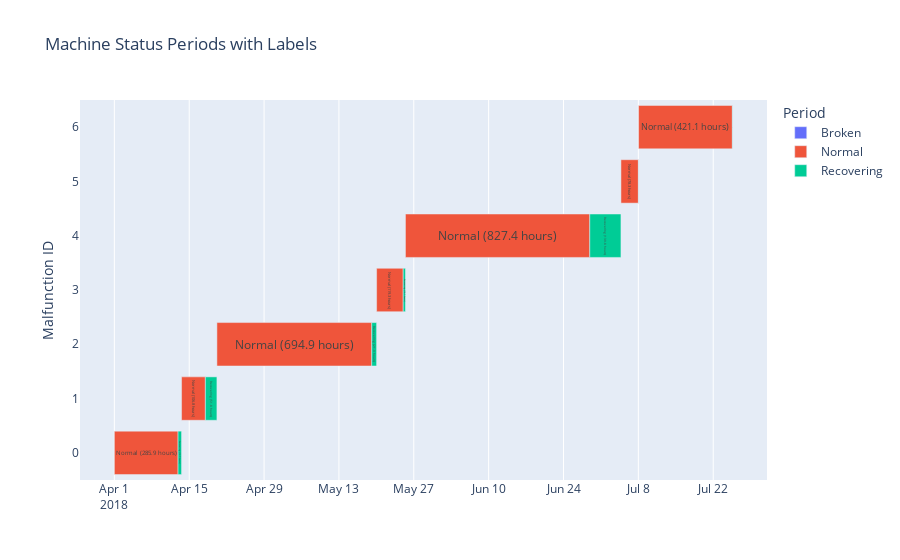

Notebook code cell kept with this figure:
### Code cell
# Melt the DataFrame to long format for plotting
melted_df = pd.melt(
    malfunction_df.reset_index(),
    id_vars=["index"],
    value_vars=[
        "Normal_Start",
        "Normal_End",
        "Broken_Start",
        "Broken_End",
        "Recovering_Start",
        "Recovering_End",
    ],
    var_name="Period",
    value_name="Timestamp",
)

# Add 'Start' and 'End' columns based on the period
melted_df["Start/End"] = melted_df["Period"].str.split("_").str[-1]
melted_df["Period"] = melted_df["Period"].str.split("_").str[0]

# Pivot back to wide format to get separate Start and End columns
final_df = melted_df.pivot(
    index=["index", "Period"], columns="Start/End", values="Timestamp"
).reset_index()
final_df["Start"] = pd.to_datetime(final_df["Start"])
final_df["End"] = pd.to_datetime(final_df["End"])

# Calculate duration for each period
final_df["Duration"] = (
    final_df["End"] - final_df["Start"]
).dt.total_seconds() / 3600  # Convert to hours

# Rename index to Malfunction for clarity
final_df.rename(columns={"index": "Malfunction"}, inplace=True)

# Add hover text with detailed labels
final_df["Label"] = final_df.apply(
    lambda row: f"{row['Period']} ({row['Duration']:.1f} hours)", axis=1
)

# Create a Gantt chart
fig = px.timeline(
    final_df,
    x_start="Start",
    x_end="End",
    y="Malfunction",
    color="Period",
    title="Machine Status Periods with Labels",
    labels={"Malfunction": "Malfunction ID"},
    text="Label",  # Add labels to the chart
)

# Improve layout
fig.update_traces(textposition="inside", insidetextanchor="middle")
fig.update_yaxes(type="category")  # Ensure the y-axis is treated as categorical

fig.show()

### Figure 1 — Plotly figure (JSON) as saved in the notebook; plotly's stock layout.template omitted (floating-point values rounded to 4 significant figures)
{"data": [{"alignmentgroup": "True", "base": ["2018-04-12T21:55:00", "2018-04-18T00:30:00", "2018-05-19T03:18:00", "2018-05-25T00:30:00", "2018-06-28T22:00:00", "2018-07-08T00:11:00", "2018-07-25T14:00:00"], "hovertemplate": "Period=Broken<br>Start=%{base}<br>End=%{x}<br>Malfunction ID=%{y}<br>Label=%{text}<extra></extra>", "insidetextanchor": "middle", "legendgroup": "Broken", "marker": {"color": "#636efa", "pattern": {"shape": ""}}, "name": "Broken", "offsetgroup": "Broken", "orientation": "h", "showlegend": true, "text": ["Broken (0.0 hours)", "Broken (0.0 hours)", "Broken (0.0 hours)", "Broken (0.0 hours)", "Broken (0.0 hours)", "Broken (0.0 hours)", "Broken (0.0 hours)"], "textposition": "inside", "type": "bar", "x": [0, 0, 0, 0, 0, 0, 0], "xaxis": "x", "y": [0, 1, 2, 3, 4, 5, 6], "yaxis": "y"}, {"alignmentgroup": "True", "base": ["2018-04-01T00:00:00", "2018-04-13T13:40:00", "2018-04-20T04:21:00", "2018-05-20T01:11:00", "2018-05-25T10:36:00", "2018-07-04T17:51:00", "2018-07-08T00:53:00"], "hovertemplate": "Period=Normal<br>Start=%{base}<br>End=%{x}<br>Malfunction ID=%{y}<br>Label=%{text}<extra></extra>", "insidetextanchor": "middle", "legendgroup": "Normal", "marker": {"color": "#EF553B", "pattern": {"shape": ""}}, "name": "Normal", "offsetgroup": "Normal", "orientation": "h", "showlegend": true, "text": ["Normal (285.9 hours)", "Normal (106.8 hours)", "Normal (694.9 hours)", "Normal (119.3 hours)", "Normal (827.4 hours)", "Normal (78.3 hours)", "Normal (421.1 hours)"], "textposition": "inside", "type": "bar", "x": [1029240000, 384540000, 2501760000, 429480000, 2978580000, 281940000, 1515960000], "xaxis": "x", "y": [0, 1, 2, 3, 4, 5, 6], "yaxis": "y"}, {"alignmentgroup": "True", "base": ["2018-04-12T21:56:00", "2018-04-18T00:31:00", "2018-05-19T03:19:00", "2018-05-25T00:31:00", "2018-06-28T22:01:00", "2018-07-08T00:12:00", "2018-07-25T14:01:00"], "hovertemplate": "Period=Recovering<br>Start=%{base}<br>End=%{x}<br>Malfunction ID=%{y}<br>Label=%{text}<extra></extra>", "insidetextanchor": "middle", "legendgroup": "Recovering", "marker": {"color": "#00cc96", "pattern": {"shape": ""}}, "name": "Recovering", "offsetgroup": "Recovering", "orientation": "h", "showlegend": true, "text": ["Recovering (15.7 hours)", "Recovering (51.8 hours)", "Recovering (21.9 hours)", "Recovering (10.1 hours)", "Recovering (139.8 hours)", "Recovering (0.7 hours)", "Recovering (1.2 hours)"], "textposition": "inside", "type": "bar", "x": [56580000, 186540000, 78660000, 36240000, 503340000, 2400000, 4440000], "xaxis": "x", "y": [0, 1, 2, 3, 4, 5, 6], "yaxis": "y"}], "layout": {"barmode": "overlay", "legend": {"title": {"text": "Period"}, "tracegroupgap": 0}, "title": {"text": "Machine Status Periods with Labels"}, "xaxis": {"anchor": "y", "domain": [0, 1], "type": "date"}, "yaxis": {"anchor": "x", "domain": [0, 1], "title": {"text": "Malfunction ID"}, "type": "category"}}}
